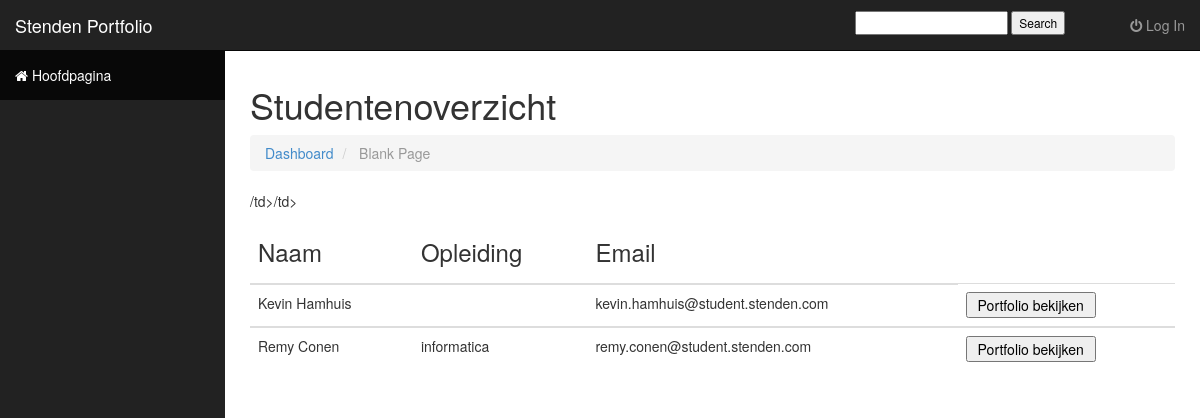
Screenshot of /Bootstrap/studentenoverzicht.php with the database file from the repository.
### tables this page shows
CREATE TABLE `user` (
  `User_ID` int(11) NOT NULL,
  `User_Type_ID` int(11) NOT NULL,
  `User_Name` varchar(50) NOT NULL,
  `User_Education` varchar(50) DEFAULT NULL,
  `User_Email` varchar(50) NOT NULL,
  `User_Photo` varchar(50) DEFAULT NULL,
  `User_Password` varchar(50) NOT NULL
);

### Bootstrap/studentenoverzicht.php (the view, shortened to what this page needs)
<!DOCTYPE html>
<html lang="en">
  <head>
    <link href="css/bootstrap.css" rel="stylesheet">
    <link href="css/sb-admin.css" rel="stylesheet">
    <link rel="stylesheet" href="font-awesome/css/font-awesome.min.css">
  </head>
  <?php
  	include ('session.php');
  ?>
  <body>
    <div id="wrapper">
      <nav class="navbar navbar-inverse navbar-fixed-top" role="navigation">
        <div class="navbar-header">
          <a class="navbar-brand" href="index.php"> Stenden Portfolio </a>
        </div>
        <div class="collapse navbar-collapse navbar-ex1-collapse">
          <ul class="nav navbar-nav side-nav">
            <?php
                if(isset($_SESSION['login_user'])){
                    switch ($row['User_Type_ID']){
                        case 1:
                            echo '<li><a href="index.php"><i class="fa fa-home"></i> Hoofdpagina</a></li>
                                <li><a href="fotogalerij.php"><i class="fa fa-camera"></i> Fotogalerij</a></li>
                                <li><a href="cv.php"><i class="fa fa-table"></i> CV en Werkervaring</a></li>
                                <li><a href="Gastenboek.php"><i class="fa fa-edit"></i> Gastenboek</a></li>
                                <li><a href="contact.php"><i class="fa fa-envelope"></i> Contact Opnemen</a></li>
                                <li><a href="styling.php"><i class="fa fa-wrench"></i> Styling</a></li>
                                <li><a href="beoordeling.php"><i class="fa fa-trophy"></i> Beoordeling</a></li>
                                <li class="active"><a href="studentenoverzicht.php"><i class="fa fa-list-alt"></i> Overzicht alle studenten</a></li>
                                <li><a href="registration.php"><i class="fa fa-list-alt"></i> Registratie </a></li>';
                            break;
                        case 2:
                            echo '<li><a href="index.php"><i class="fa fa-home"></i> Hoofdpagina</a></li>
                                <li><a href="fotogalerij.php"><i class="fa fa-camera"></i> Fotogalerij</a></li>
                                <li><a href="cv.php"><i class="fa fa-table"></i> CV en Werkervaring</a></li>
                                <li><a href="Gastenboek.php"><i class="fa fa-edit"></i> Gastenboek</a></li>
                                <li><a href="contact.php"><i class="fa fa-envelope"></i> Contact Opnemen</a></li>
                                <li><a href="styling.php"><i class="fa fa-wrench"></i> Styling</a></li>
                                <li><a href="beoordeling.php"><i class="fa fa-trophy"></i> Beoordeling</a></li>
                                <li class="active"><a href="studentenoverzicht.php"><i class="fa fa-list-alt"></i> Overzicht alle studenten</a></li>
                                <li><a href="registration.php"><i class="fa fa-list-alt"></i> Registratie </a></li>';
                            break;
                        case 5:
                            echo '<li><a href="index.php"><i class="fa fa-home"></i> Hoofdpagina</a></li>
                                <li><a href="fotogalerij.php"><i class="fa fa-camera"></i> Fotogalerij</a></li>
                                <li><a href="Gastenboek.php"><i class="fa fa-edit"></i> Gastenboek</a></li>
                                <li><a href="contact.php"><i class="fa fa-envelope"></i> Contact Opnemen</a></li>
                                <li><a href="beoordeling.php"><i class="fa fa-trophy"></i> Beoordeling</a></li>
                                <li class="active"><a href="studentenoverzicht.php"><i class="fa fa-list-alt"></i> Overzicht alle studenten</a></li>';
                            break;
                        case 4:
                            echo '<li class="active"><a href="index.php"><i class="fa fa-home"></i> Hoofdpagina</a></li>
                                <li><a href="cv.php"><i class="fa fa-table"></i> CV en Werkervaring</a></li>
                                <li><a href="fotogalerij.php"><i class="fa fa-camera"></i> Fotogalerij</a></li>
                                <li><a href="Gastenboek.php"><i class="fa fa-edit"></i> Gastenboek</a></li>
                                <li><a href="styling.php"><i class="fa fa-wrench"></i> Styling</a></li>
                                <li><a href="contact.php"><i class="fa fa-envelope"></i> Contact Opnemen</a></li>';
                            break;
                        case 6:
                            echo '<li><a href="index.php"><i class="fa fa-home"></i> Hoofdpagina</a></li>
                                <li><a href="fotogalerij.php"><i class="fa fa-camera"></i> Fotogalerij</a></li>
                                <li><a href="Gastenboek.php"><i class="fa fa-edit"></i> Gastenboek</a></li>
                                <li class="active"><a href="studentenoverzicht.php"><i class="fa fa-list-alt"></i> Overzicht alle studenten</a></li>
                                <li><a href="contact.php"><i class="fa fa-envelope"></i> Contact Opnemen</a></li>';
                            break;
                        case 7:
                            echo '<li class="active"><a href="index.php"><i class="fa fa-home"></i> Hoofdpagina</a></li>
                                <li><a href="fotogalerij.php"><i class="fa fa-camera"></i> Fotogalerij</a></li>
                                <li><a href="Gastenboek.php"><i class="fa fa-edit"></i> Gastenboek</a></li>
                                <li><a href="contact.php"><i class="fa fa-envelope"></i> Contact Opnemen</a></li>';
                            break;
                    }
                }
                else{
                    echo '<li class="active"><a href="index.php"><i class="fa fa-home"></i> Hoofdpagina</a></li>';
                }
            ?>
          </ul>
          <ul class="nav navbar-nav navbar-right navbar-user">
              <li class ='dropdown-header'>
                    <form  method="post" action="search_submit.php?go"  id="searchform" style="padding-top:4%;">
                    <input  type="text" name="name">
                    <input  type="submit" name="submit" value="Search">
                    </form>
              </li>
            <li class="dropdown user-dropdown">
                <a href="#" class="dropdown-toggle" data-toggle="dropdown">
                    <?php
                    if($_SESSION['login_user'] != null){
                        echo $row['User_Name'];
                        echo '<ul class="dropdown-menu">
                        <li><a href="logout.php"><i class="fa fa-power-off"></i> Log Out</a></li>
                        </ul>';
                    }else {
                        echo '<li><a href="login.php"><i class="fa fa-power-off"></i> Log In</a></li>';
                    }
                    ?>
            </li>
          </ul>
        </div>
      </nav>
      <div id="page-wrapper">
        <div class="row">
          <div class="col-lg-12">
            <h1>Studentenoverzicht</h1>
            <ol class="breadcrumb">
              <li><a href="index.php"><i class="icon-dashboard"></i> Dashboard</a></li>
              <li class="active"><i class="icon-file-alt"></i> Blank Page</li>
            </ol>
                <?php
                    $query = "SELECT User_Name, User_Education, User_Email, User_ID FROM user WHERE User_Type_ID = 4";
                    $result = mysqli_query($db, $query);
                        if(mysqli_num_rows($result) > 0){
                            echo "<div class='table-responsive'>";
                            echo "<table class='table table-hover'>";
                            echo "<thead>";
                            echo "<tr>
                                    <th><h3>Naam</h3></th>
                                    <th><h3>Opleiding</h3></th>
                                    <th><h3>Email</h3></th>
                                  </tr>";
                             echo "</thead>";
                        while($item = mysqli_fetch_assoc($result)){
                            echo "<tbody>";
                            echo '<tr><td>' . $item['User_Name'] .
                            "</td><td>" . $item['User_Education'] .
                            "</td><td>" . $item['User_Email'] .
                            "</td>";
                            echo '<td><a href="home.php?id=' . $item['User_ID'] . '"><input type = "submit" value = " Portfolio bekijken "/></a></tr>/td>';
                            echo "</tbody>";
                        }
                        echo "</table>";
                        } else {
                            echo "Er zijn nog geen porfolio's aanwezig";
                        }
                    ?>
          </div>
        </div>
      </div>
    </div>
  </body>
</html>

### rows the page displays
user: User_Name "Kevin Hamhuis", User_Email "kevin.hamhuis@student.stenden.com"
user: User_Name "Remy Conen", User_Education "informatica", User_Email "remy.conen@student.stenden.com"
